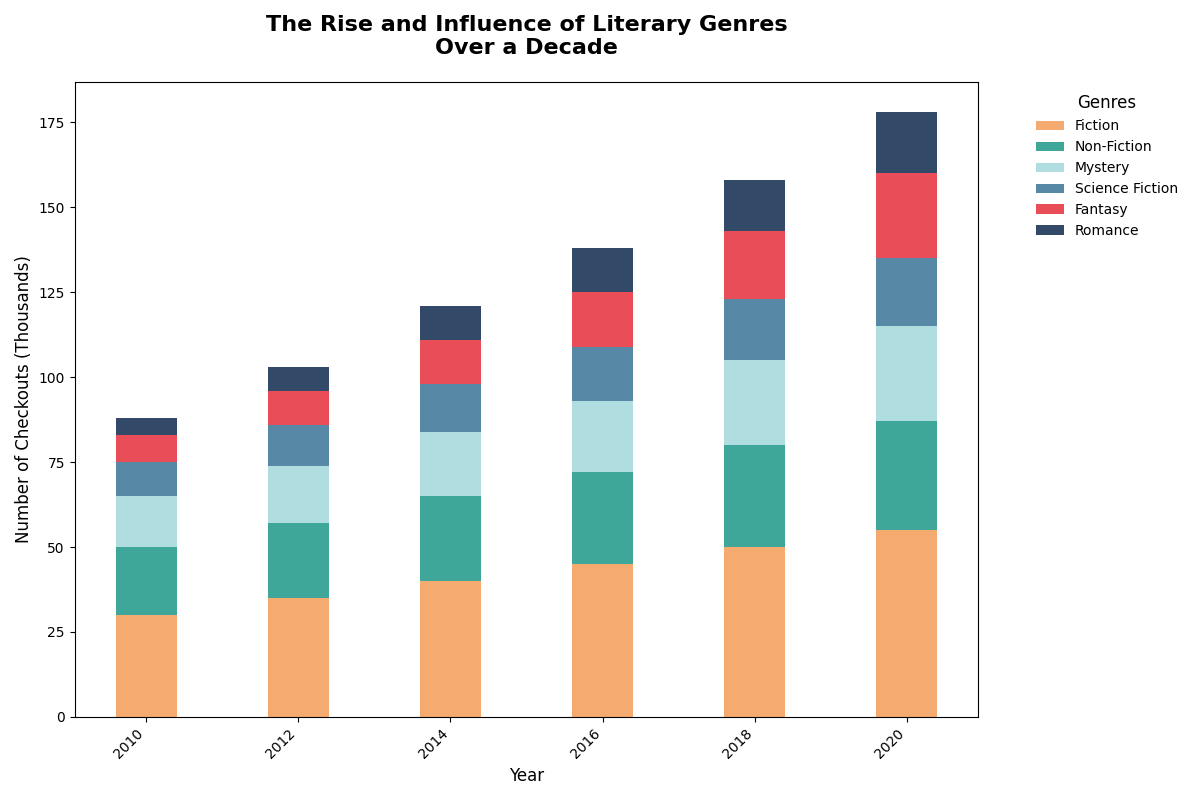

The Python source for this figure:
import numpy as np
import matplotlib.pyplot as plt

years = np.array([2010, 2012, 2014, 2016, 2018, 2020])

fiction = np.array([30, 35, 40, 45, 50, 55])
non_fiction = np.array([20, 22, 25, 27, 30, 32])
mystery = np.array([15, 17, 19, 21, 25, 28])
sci_fi = np.array([10, 12, 14, 16, 18, 20])
fantasy = np.array([8, 10, 13, 16, 20, 25])
romance = np.array([5, 7, 10, 13, 15, 18])

# Shuffled colors for each genre
colors = ['#f4a261', '#2a9d8f', '#a8dadc', '#457b9d', '#e63946', '#1d3557']

fig, ax = plt.subplots(figsize=(12, 8))
ax.bar(years, fiction, color=colors[0], label='Fiction', alpha=0.9)
ax.bar(years, non_fiction, bottom=fiction, color=colors[1], label='Non-Fiction', alpha=0.9)
ax.bar(years, mystery, bottom=fiction + non_fiction, color=colors[2], label='Mystery', alpha=0.9)
ax.bar(years, sci_fi, bottom=fiction + non_fiction + mystery, color=colors[3], label='Science Fiction', alpha=0.9)
ax.bar(years, fantasy, bottom=fiction + non_fiction + mystery + sci_fi, color=colors[4], label='Fantasy', alpha=0.9)
ax.bar(years, romance, bottom=fiction + non_fiction + mystery + sci_fi + fantasy, color=colors[5], label='Romance', alpha=0.9)

ax.set_title("The Rise and Influence of Literary Genres\nOver a Decade", fontsize=16, fontweight='bold', pad=20)
ax.set_xlabel("Year", fontsize=12)
ax.set_ylabel("Number of Checkouts (Thousands)", fontsize=12)

ax.set_xticks(years)
ax.set_xticklabels(years, rotation=45, ha='right')

ax.legend(loc='upper left', title="Genres", bbox_to_anchor=(1.05, 1), fontsize=10, title_fontsize='12', frameon=False)

plt.tight_layout()

plt.show()
